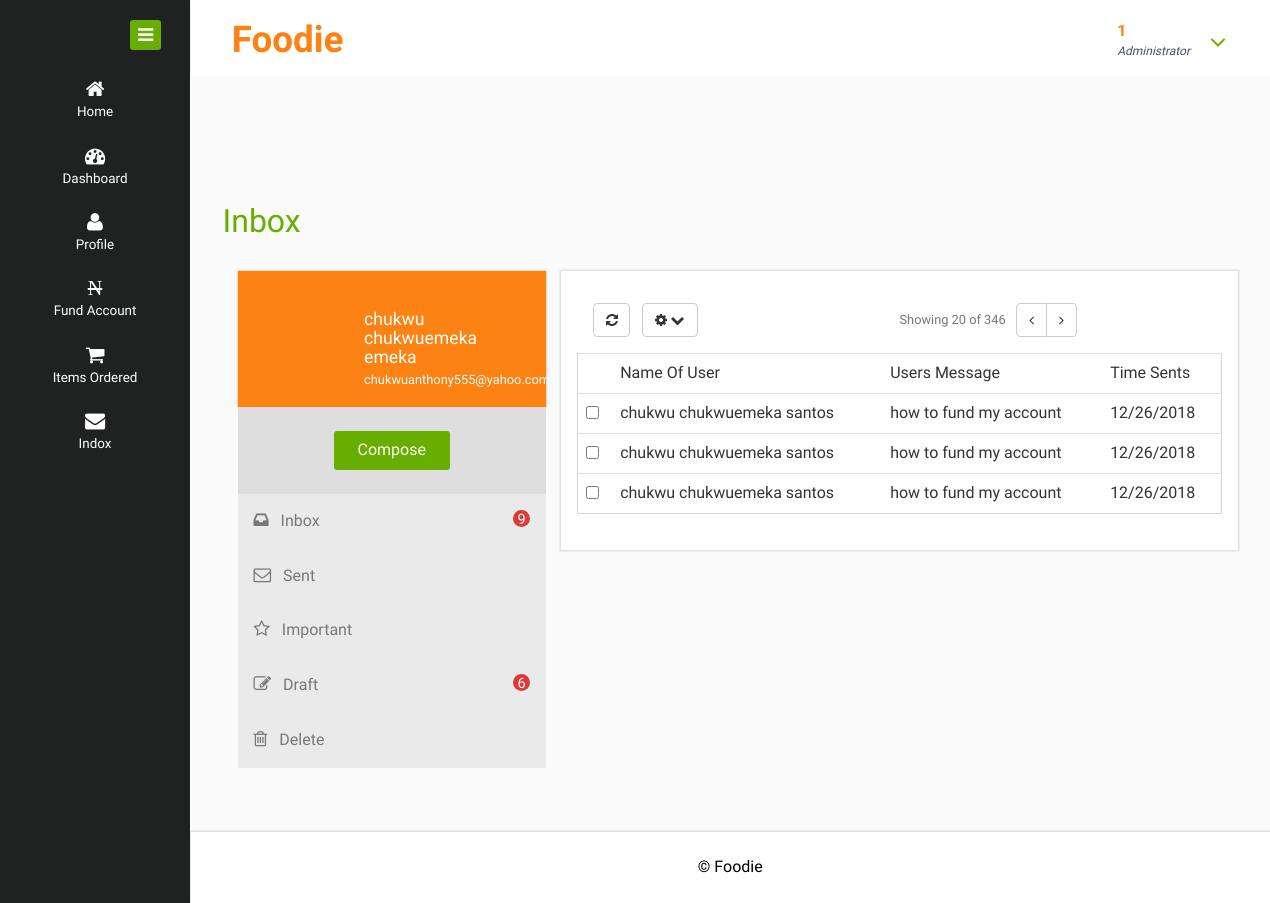
The app's page /admin/inbox.php (signed in) with its own data.
### tables this page shows
CREATE TABLE `user_message` (
  `message_id` int(11) NOT NULL,
  `users_name` varchar(200) NOT NULL,
  `users_email` varchar(300) NOT NULL,
  `users_phone` varchar(11) NOT NULL,
  `users_message` longtext NOT NULL,
  `users_id` bigint(20) NOT NULL,
  `time_sent` timestamp NOT NULL DEFAULT CURRENT_TIMESTAMP ON UPDATE CURRENT_TIMESTAMP
);

### admin/contoller/db.php (called while the page is built, shortened)
<?php
	class dbconnect
	{
		function __construct()
		{
					$this->conn = new PDO("mysql:host=localhost;dbname=foodie",'root','');
		}
	}
?>

### admin/contoller/select.php (called while the page is built, shortened)
<?php
include_once 'db.php';
class select extends dbconnect
{
	public function usersMessage()
	{
		$query = $this->conn->query("SELECT * FROM  user_message")->fetchAll();
		return $query;
	}
}
?>

### admin/inbox.php (the view, shortened to what this page needs)
<?php
	include_once './contoller/select.php';
	$adminObjectForSelect = new select;
?>
<!DOCTYPE HTML>
<html>
<head>
<link href="css/bootstrap.css" rel="stylesheet" type="text/css" media="all">
<link href="css/style.css" rel="stylesheet" type="text/css" media="all"/>
<link href="css/font-awesome.css" rel="stylesheet">
</head>
<body>
<?php
include_once 'header.php';
?>
<div class="inner-block">
    <div class="inbox">
    	  <h2>Inbox</h2>
    	 <div class="col-md-4 compose">
    	 	<div class="mail-profile">
    	 		<div class="mailer-name">
    	 				<h5><a href="#"><?=$_SESSION['data']['admin_name']?></a></h5>
    	 			     <h6><a href="#"><?=$_SESSION['data']['admin_email']?></a></h6>
    	 		</div>
    	 	    <div class="clearfix"> </div>
    	 	</div>
    	 	<div class="compose-block">
    	 		<a href="inbox-details.html">Compose</a>
    	 	</div>
    	 	<div class="compose-bottom">
    	 		  <nav class="nav-sidebar">
					<ul class="nav tabs">
			          <li class="active"><a href="#tab1" data-toggle="tab"><i class="fa fa-inbox"></i>Inbox <span>9</span><div class="clearfix"></div></a></li>
			          <li class=""><a href="#tab2" data-toggle="tab"><i class="fa fa-envelope-o"></i>Sent</a></li>
			          <li class=""><a href="#tab3" data-toggle="tab"><i class="fa fa-star-o"></i>Important</a></li>
			          <li class=""><a href="#tab4" data-toggle="tab"><i class="fa fa-pencil-square-o"></i>Draft <span>6</span><div class="clearfix"></div></a></li>
			          <li class=""><a href="#tab5" data-toggle="tab"><i class="fa fa-trash-o"></i>Delete</a></li>
					</ul>
				</nav>
    	 	</div>
    	 </div>
    	 <div class="col-md-8 mailbox-content  tab-content tab-content-in">
    	 	<div class="tab-pane active text-style" id="tab1">
	    	 	<div class="mailbox-border">
	               <div class="mail-toolbar clearfix">
				     <div class="float-left">
				        <div class="btn btn_1 btn-default mrg5R">
				           <i class="fa fa-refresh"> </i>
				        </div>
				        <div class="dropdown dropdown-inbox">
				            <a href="#" title="" class="btn btn-default" data-toggle="dropdown" aria-expanded="false">
				                <i class="fa fa-cog icon_8"></i>
				                <i class="fa fa-chevron-down icon_8"></i>
				            <div class="ripple-wrapper"></div></a>
				        </div>
				        <div class="clearfix"> </div>
				    </div>
				    <div class="float-right">
	                            <span class="text-muted m-r-sm">Showing 20 of 346 </span>
	                            <div class="btn-group">
	                                <a class="btn btn-default"><i class="fa fa-angle-left"></i></a>
	                                <a class="btn btn-default"><i class="fa fa-angle-right"></i></a>
	                            </div>
				    </div>
	               </div>
	                <table class="table tab-border">
	                    <tbody>
	                    		<td></td>
	                            <td>Name Of User</td>
	                            <td>Users Message</td>
	                            <td>Time Sents</td>
	                    	<?php
	                        		$UsersMessage = $adminObjectForSelect->usersMessage();
	                        		foreach ($UsersMessage as $value):
	                        	?>
	                        <tr class="unread checked">
	                            <td class="hidden-xs">
	                                <input type="checkbox" class="checkbox">
	                            </td>
	                            <td><?=$value['users_name']?></td>
	                            <td><?=$value['users_message']?></td>
	                            <td><?php echo date("m/d/Y", strtotime($value['time_sent']))?></td>
	                        </tr>
	                       <?php
	                            	endforeach;
	                            ?>
	                    </tbody>
	                </table>
	               </div>
               </div>
            </div>
   </div>
</div>
<?php
	include_once 'footer.php';
?>
</div>
<?php
	include_once 'sidebar.php';
?>
</div>
</body>
</html>

### admin/header.php (shortened to what this page needs)
<div class="page-container">
   <div class="left-content">
	   <div class="mother-grid-inner">
				<div class="header-main">
					<div class="header-left">
							<div class="logo-name">
									 <a href="index.html"> <h1>Foodie</h1>
								  </a>
							</div>
							<div class="clearfix"> </div>
						 </div>
						 <div class="header-right">
							<div class="profile_details_left">
								<div class="clearfix"> </div>
							</div>
							<div class="profile_details">
								<ul>
									<li class="dropdown profile_details_drop">
										<a href="#" class="dropdown-toggle" data-toggle="dropdown" aria-expanded="false">
											<div class="profile_img">
												<div class="user-name">
													<p><?php
															echo($_SESSION['data']['admin_id']);
														?></p>
													<span>Administrator</span>
												</div>
												<i class="fa fa-angle-down lnr"></i>
												<div class="clearfix"></div>
											</div>
										</a>
									</li>
								</ul>
							</div>
							<div class="clearfix"> </div>
						</div>
				     <div class="clearfix"> </div>
				</div>

### admin/footer.php
<div class="copyrights">
	 <p>©  <a href="#" target="_blank">Foodie</a> </p>
</div>

### admin/sidebar.php (shortened to what this page needs)
<div class="sidebar-menu">
		  	<div class="logo"> <a href="#" class="sidebar-icon"> <span class="fa fa-bars"></span> </a>  </div>
		    <div class="menu">
		      <ul id="menu" >
		      	<li id="menu-home" ><a href="#"><i class="fa fa-home"></i><span>Home</span></a></li>
		        <li id="menu-home" ><a href="#" onclick="window.location.href='index.php'"><i class="fa fa-tachometer"></i><span>Dashboard</span></a></li>
		        <li id="menu-home" ><a href="#" onclick="window.location.href='profile.php'"><i class="fa fa-user"></i><span>Profile</span></a></li>
		         <li id="menu-home" ><a href="#" onclick="window.location.href='fund.php'"><i class="fa"><strike>N</strike></i><span>Fund Account</span></a></li>
		        <li id="menu-home" ><a href="#" onclick="window.location.href='product.php'"><i class="fa fa-shopping-cart"></i><span>Items Ordered</span></a></li>
		         <li id="menu-home" ><a href="#" onclick="window.location.href='inbox.php'"><i class="fa fa-envelope"></i><span>Indox</span></a></li>
		     </ul>
		    </div>
	 </div>
</div>

### records on screen
user_message: users_name "chukwu chukwuemeka santos", users_message "how to fund my account", time_sent "12/26/2018"
user_message: users_name "chukwu chukwuemeka santos", users_message "how to fund my account", time_sent "12/26/2018"
user_message: users_name "chukwu chukwuemeka santos", users_message "how to fund my account", time_sent "12/26/2018"

### other values on screen
$_SESSION['data']['admin_id'] "1"
$_SESSION['data']['admin_name'] "chukwu chukwuemeka emeka"
$_SESSION['data']['admin_email'] "chukwuanthony555@yahoo.com"
